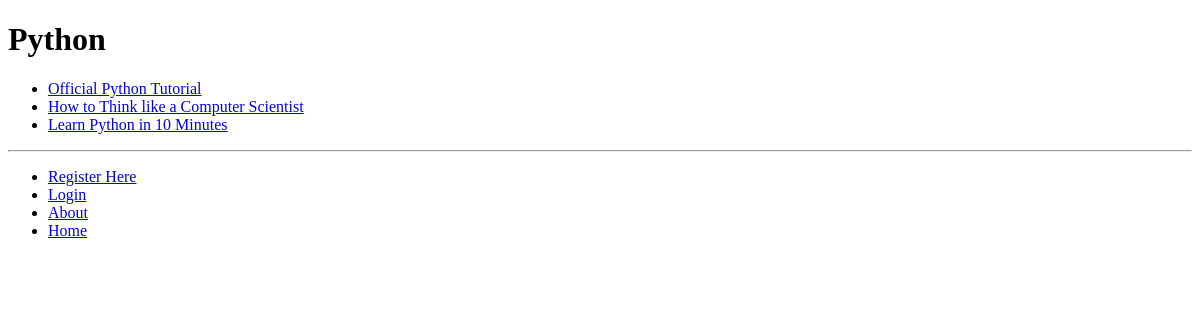
The app's page /rango/category/python/, older data.
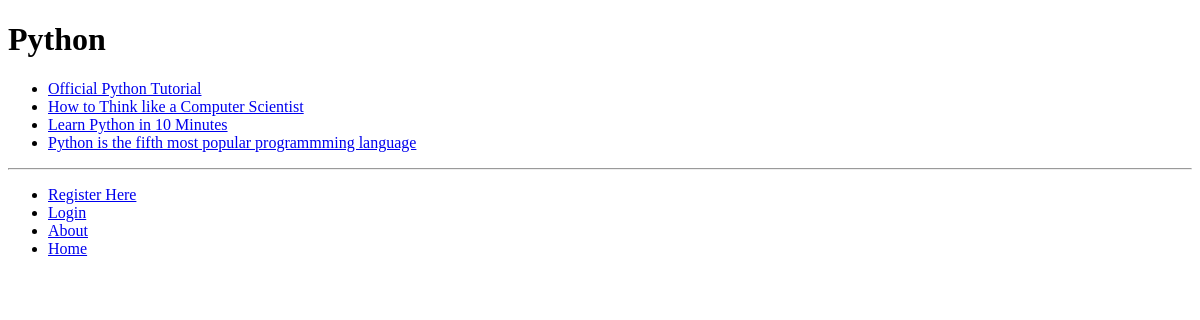
The same page, newer data.
### rangoapp/models.py (models this page shows, shortened)
class Category(models.Model):
    name = models.CharField(max_length=128, unique=True)
    views = models.IntegerField(default=0)
    likes = models.IntegerField(default=0)
    slug = models.SlugField()

class Page(models.Model):
    category = models.ForeignKey(Category)
    title = models.CharField(max_length=128)
    url = models.URLField()
    views = models.IntegerField(default=0)

### rangoapp/views.py (the view)
# urls.py: url(r'^category/(?P<category_name_slug>[\w\-]+)/$', views.category, name="category"),
def category(request, category_name_slug):
    context_dict = {}
    try:
        category = Category.objects.get(slug=category_name_slug)
        context_dict['category_name'] = category.name
        pages = Page.objects.filter(category=category)
        context_dict['pages'] = pages
        context_dict['category'] = category
        context_dict['category_name_slug'] = category_name_slug
    except Category.DoesNotExist:
        pass
    return render(request, 'rangoapp/category.html', context_dict)

### templates/rangoapp/category.html (shortened to what this page needs)
{% extends 'rangoapp/base.html' %}
{% block body_block %}
    {% if category %}
        <h1>{{ category_name }}</h1>
        {% if pages %}
            <ul>
                {% for page in pages %}
                    <li><a href="{{ page.url }}">{{ page.title }}</a></li>
                {% endfor %}
            </ul>
        {% else %}
            <strong>No pages currently in category.</strong>
        {% endif %}
    {% else %}
        The specified category {{ category_name }} does not exist.
    {% endif %}
{% endblock %}

### templates/rangoapp/base.html (shortened to what this page needs)
<!DOCTYPE html>
<html lang="en">
<head>
</head>
<body>
    <div>
        {% block body_block %}
        {% endblock %}
    </div>
    <hr />
    <div>
        <ul>
            {% if user.is_authenticated %}
                <li><a href="{% url 'rango_nspc:logout' %}">Logout</a></li>
                <li><a href="{% url 'rango_nspc:add_category' %}">Add Category</a></li>
            {% else %}
                <li><a href="{% url 'rango_nspc:register' %}">Register Here</a></li>
                <li><a href="{% url 'rango_nspc:login' %}">Login</a></li>
            {% endif %}
                <li><a href="{% url 'rango_nspc:about' %}">About</a></li>
                <li><a href="{% url 'rango_nspc:index' %}">Home</a></li>
        </ul>
    </div>
</body>
</html>

Row changes from the older to the newer data that the page shows:
added Page: title "Python is the fifth most popular programmming language"
